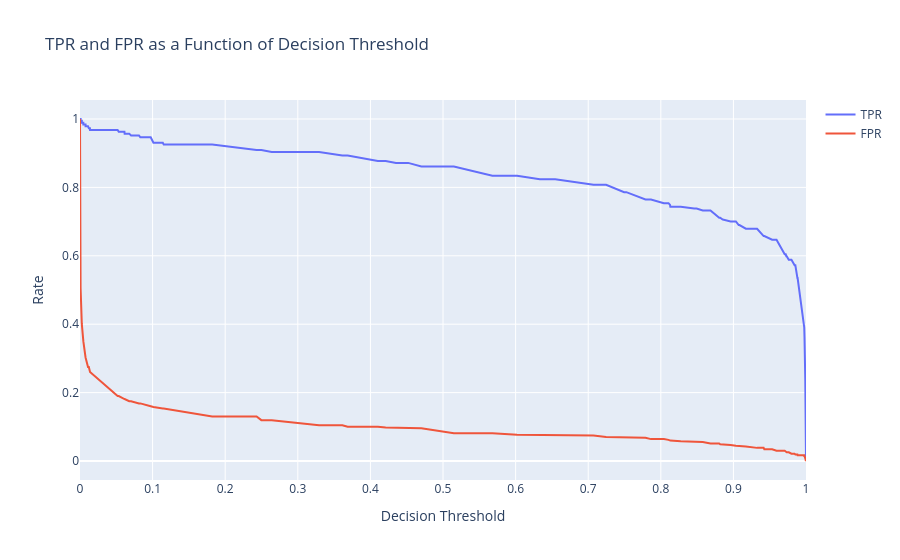

Here is the notebook cell this chart was saved with:
### Code cell
import plotly.graph_objects as go

fig = go.Figure()

fig.add_trace(go.Scatter(x=thresholds, y=tpr, mode="lines", name="TPR"))
fig.add_trace(go.Scatter(x=thresholds, y=fpr, mode="lines", name="FPR"))

fig.update_layout(
    title="TPR and FPR as a Function of Decision Threshold",
    xaxis_title="Decision Threshold",
    yaxis_title="Rate",
    hovermode="x unified",
)
fig.show()
